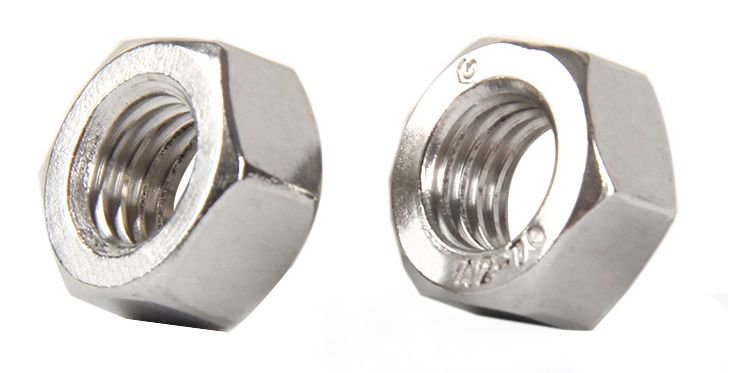
#> input picture 4.Local Feature/images/test_corner.jpg, 729 x 373 px
$ python corner_detection_Harris.py
#> lines starting #> are read from the running program, lines starting #| are printed output that depends on the picture; after the words box and inside, x2 and y2 are one past the last pixel; in counts of white or black regions, pixels touching at a corner belong together
import cv2
import numpy as np

# 读入图像并转化为float类型，用于传递给harris函数
filename = './images/test_corner.jpg'

img = cv2.imread(filename)
#> img is the input picture: shape (373, 729, 3); mean B, G, R 214.9, 217.3, 220.3

gray_img = cv2.cvtColor(img, cv2.COLOR_BGR2GRAY)

gray_img = np.float32(gray_img)

# 对图像执行harris
Harris_detector = cv2.cornerHarris(gray_img, 2, 3, 0.04)
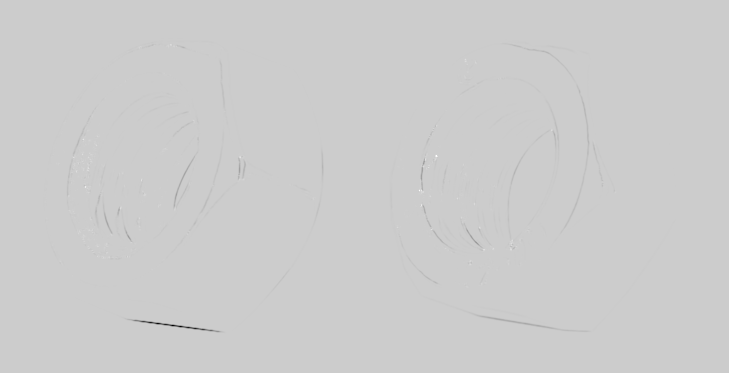
#> Harris_detector: shape (373, 729) float32; min -92958640, max 23065364, mean -100119.9; drawn with min black and max white

# 腐蚀harris结果
dst = cv2.dilate(Harris_detector, None)
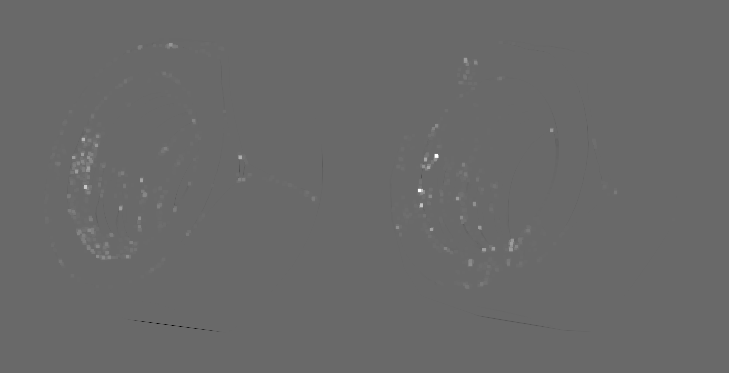
#> dst: shape (373, 729) float32; min -16219337, max 23065364, mean 44187.4; drawn with min black and max white

# 设置阈值
thres = 0.01 * dst.max()
#> thres = 230653.6

img[dst > thres] = [255, 0, 0]
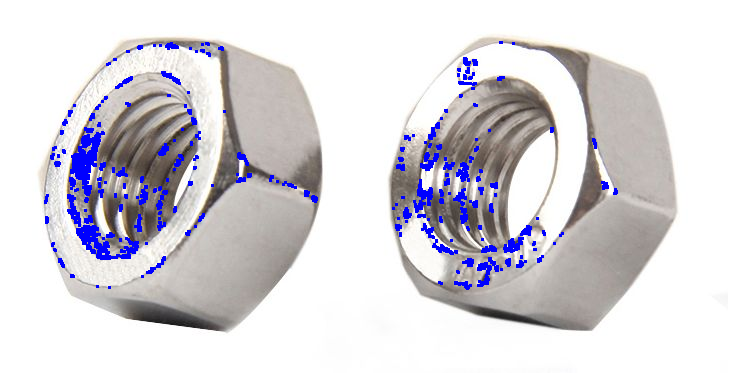
#> img: shape (373, 729, 3); 3.28% of pixels changed, all inside (x1, y1, x2, y2) = (44, 41, 618, 290)

cv2.imwrite('corner_detectin_Harris.png', img)
